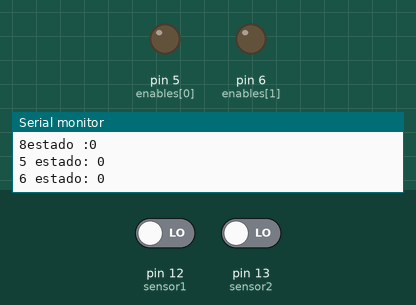
Simulated run of this sketch. Board: Arduino Uno, built with avr-gcc and run on an emulated ATmega328P. Parts: output pins drawn as LEDs (lit = HIGH), the last lines printed to the serial monitor. Inputs (shaded band) come from the test bench; at power-on: pin 12 (sensor1) LOW, pin 13 (sensor2) LOW.

Above: at 2.8 s.
2.9 s: pin 12 (sensor1) driven HIGH
At 4.2 s:
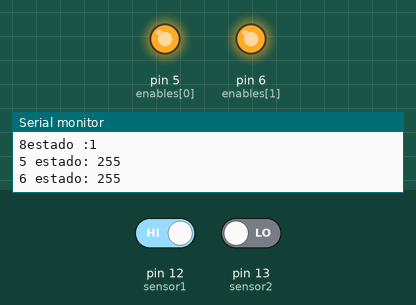
4.5 s: pin 12 (sensor1) driven LOW
At 6.1 s:
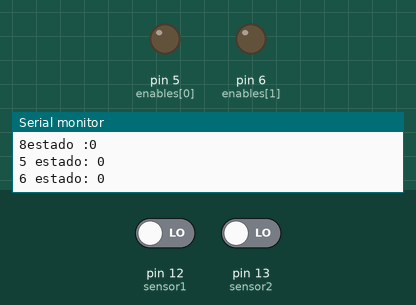
6.6 s: pin 13 (sensor2) driven HIGH
At 7.7 s:
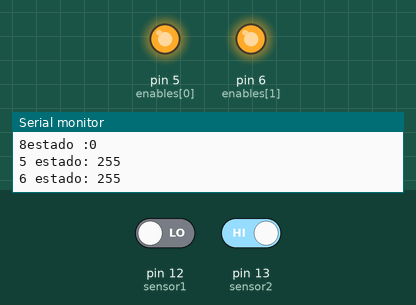
Timing chart, 0 to 9.6 s (numbered marks = the images above; inputs shaded):
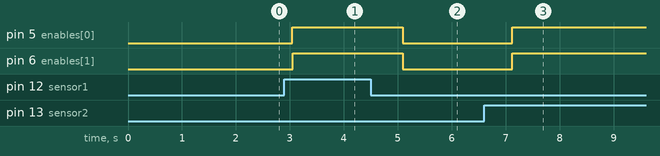

The sketch:

EJ_TCRT5000_MoverCarro.ino
```cpp
int inputs[4]={2,4,7,8};
int mestados[5][4]={{1,0,1,0},{0,1,0,1},{0,0,0,0},{0,1,1,0},{1,0,0,1}}; /*"avanzar,Retroceder,Detener,Izq,Der----Primera tabla*/
int velocidades[5][2]={{255,255},{255,255},{0,0},{255,255},{255,255}};/*Velocidades------Segunda tabla*/
int enables[2]={5,6};

int sensor1=12;
int sensor2=13;

void setup() {
  Serial.begin(9600);
  pinMode(sensor1,INPUT);
  pinMode(sensor2,INPUT);
}

void loop() {
  int s1=digitalRead(sensor1);
  int s2=digitalRead(sensor2);
  Serial.println(s1);
  Serial.println(s2);

  if(s1==1 and s2==1){
    //avanzar
    int estado = 0;
      for(int i = 0; i<4; i++){
        digitalWrite(inputs[i], mestados[estado][i]);
        Serial.println(String(inputs[i])+"estado :"+String(mestados[estado][i]));
      }

      for(int i = 0; i<2; i++){
        analogWrite(enables[i], velocidades[estado][i]);
        Serial.println(String(enables[i])+" estado: "+ String(velocidades[estado][i]));
      }
  }
  else if(s1==1 and s2==0){
    //derecha
    int estado = 4;
      for(int i = 0; i<4; i++){
        digitalWrite(inputs[i], mestados[estado][i]);
        Serial.println(String(inputs[i])+"estado :"+String(mestados[estado][i]));
      }

      for(int i = 0; i<2; i++){
        analogWrite(enables[i], velocidades[estado][i]);
        Serial.println(String(enables[i])+" estado: "+ String(velocidades[estado][i]));
      }
  }
  else if(s1==0 and s2==1){
    //izquierda
    int estado = 3;
      for(int i = 0; i<4; i++){
        digitalWrite(inputs[i], mestados[estado][i]);
        Serial.println(String(inputs[i])+"estado :"+String(mestados[estado][i]));
      }

      for(int i = 0; i<2; i++){
        analogWrite(enables[i], velocidades[estado][i]);
        Serial.println(String(enables[i])+" estado: "+ String(velocidades[estado][i]));
      }
  }
  else if(s1==0 and s2==0){
    //detenerse
    int estado = 2;
      for(int i = 0; i<4; i++){
        digitalWrite(inputs[i], mestados[estado][i]);
        Serial.println(String(inputs[i])+"estado :"+String(mestados[estado][i]));
      }

      for(int i = 0; i<2; i++){
        analogWrite(enables[i], velocidades[estado][i]);
        Serial.println(String(enables[i])+" estado: "+ String(velocidades[estado][i]));
      }
  }

  delay(1000);

}
```

Measured:
- after the input at 2.9 s, pin 5 (enables[0]), pin 6 (enables[1]): LOW → HIGH after 0.15 s
- after the input at 4.5 s, pin 5 (enables[0]), pin 6 (enables[1]): HIGH → LOW after 0.59 s
- after the input at 6.6 s, pin 5 (enables[0]), pin 6 (enables[1]): LOW → HIGH after 0.52 s
